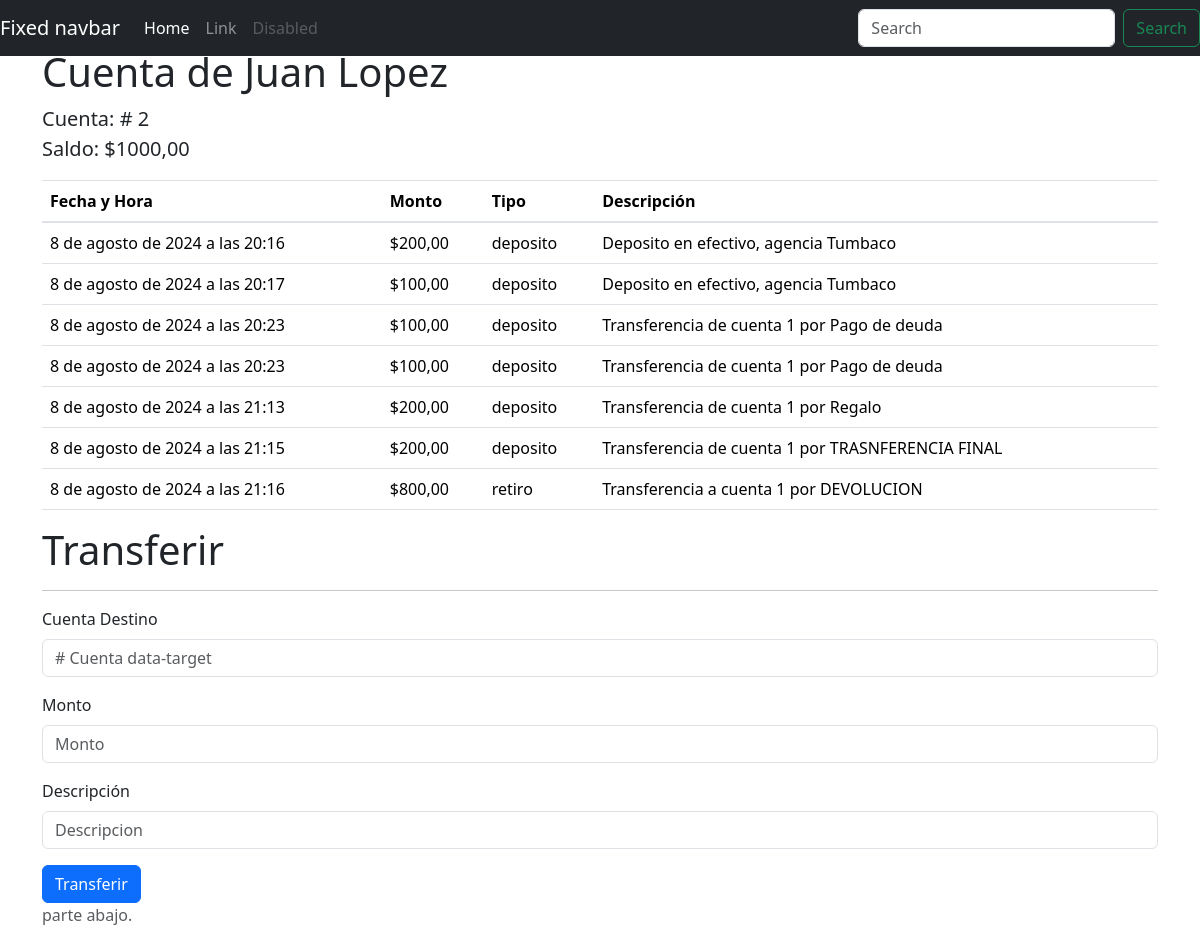
Before: /movimientos/2 (signed in) with the older database file.
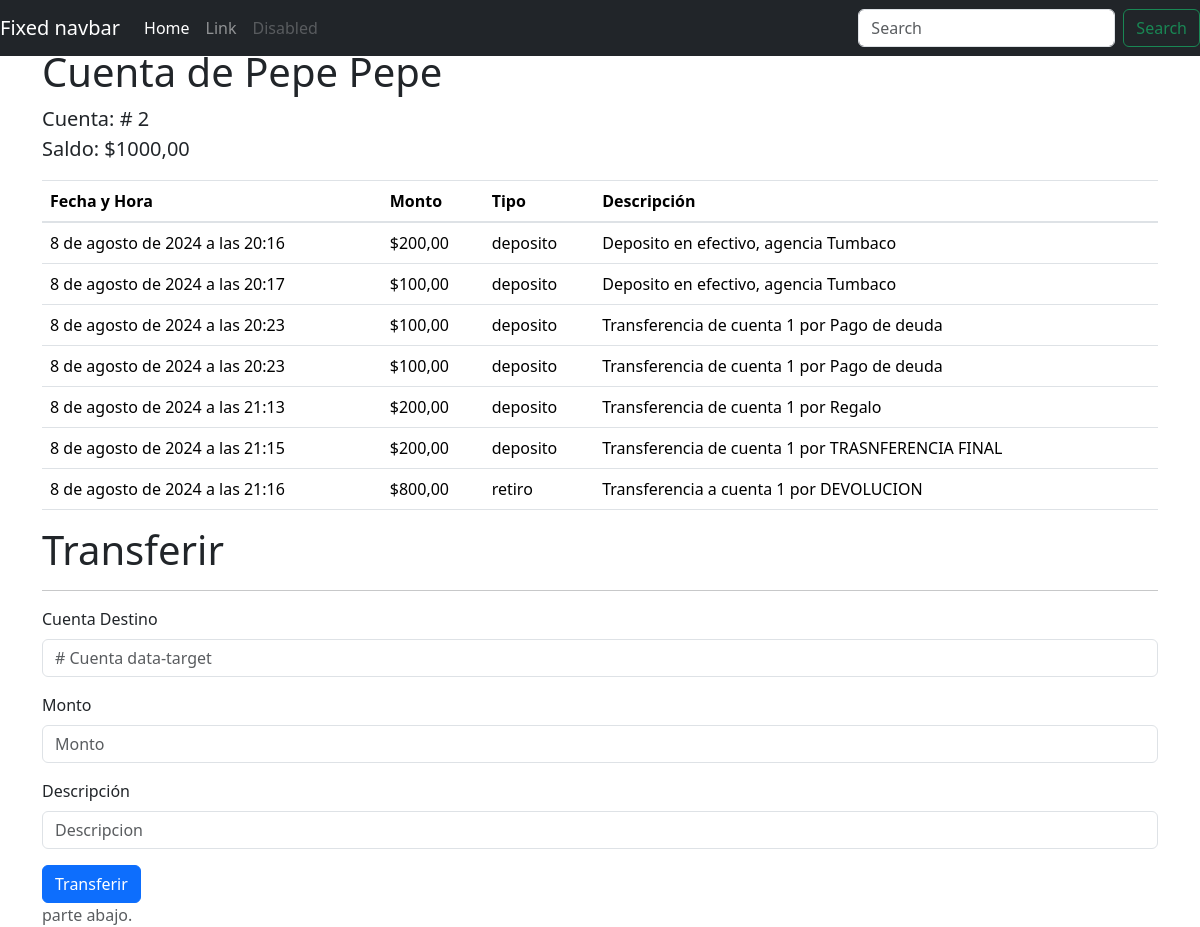
After: the same page with the newer database file.
### cuentas/models.py (models this page shows, shortened)
class Cuenta(models.Model):
    cliente = models.ForeignKey(Cliente, on_delete=models.CASCADE, related_name='cuentas')
    saldo = models.DecimalField(max_digits=10, decimal_places=2)
    def __str__(self):
        return f"{self.id} {self.cliente}"

class Cliente(models.Model):
    nombre = models.CharField(max_length=50)
    apellido = models.CharField(max_length=50)
    cedula = models.CharField(max_length=12, unique=True)
    user = models.OneToOneField(User, related_name='cliente', on_delete=models.CASCADE, null=True, blank=True)
    def __str__(self):
        return self.nombre + ' ' + self.apellido

### cuentas/views.py (the view)
# urls.py: path('movimientos/<int:cuenta_id>', ver_movimientos, name='ver_movimientos_cuenta'),
@login_required
def ver_movimientos(request, cuenta_id):
    cuenta = get_object_or_404(Cuenta, id = cuenta_id)
    if cuenta.cliente.user != request.user and not request.user.is_superuser:
        return HttpResponse("No tienes acceso a esta cuenta")
    movimientos = cuenta.movimientos.all()
    contenido = {
        'cuenta': cuenta,
        'movimientos': movimientos
    }
    return render(request, 'movimientos.html', contenido)

### cuentas/templates/movimientos.html (shortened to what this page needs)
<!doctype html>
<html lang="es">
  <head>
    <link href="https://getbootstrap.com/docs/4.0/dist/css/bootstrap.min.css" rel="stylesheet">
    <link href="https://getbootstrap.com/docs/4.0/examples/sticky-footer-navbar/sticky-footer-navbar.css" rel="stylesheet">
  </head>
  <body>
    <header>
      <nav class="navbar navbar-expand-md navbar-dark fixed-top bg-dark">
        <a class="navbar-brand" href="#">Fixed navbar</a>
        <div class="collapse navbar-collapse" id="navbarCollapse">
          <ul class="navbar-nav mr-auto">
            <li class="nav-item active">
              <a class="nav-link" href="#">Home <span class="sr-only">(current)</span></a>
            </li>
            <li class="nav-item">
              <a class="nav-link" href="#">Link</a>
            </li>
            <li class="nav-item">
              <a class="nav-link disabled" href="#">Disabled</a>
            </li>
          </ul>
          <form class="form-inline mt-2 mt-md-0">
            <input class="form-control mr-sm-2" type="text" placeholder="Search" aria-label="Search">
            <button class="btn btn-outline-success my-2 my-sm-0" type="submit">Search</button>
          </form>
        </div>
      </nav>
    </header>
    <main role="main" class="container">
      <h1 class="mt-5">Cuenta de {{cuenta.cliente.nombre}} {{cuenta.cliente.apellido}}</h1>
      <p class="lead">
        Cuenta: # {{cuenta.id}}
        <br>
        Saldo: ${{cuenta.saldo}}
      </p>
      <table class="table">
        <thead>
           <tr>
               <th>Fecha y Hora</th>
               <th>Monto</th>
               <th>Tipo</th>
               <th>Descripción</th>
           </tr>
        </thead>
       {% for m in movimientos %}
           <tr>
               <td>{{m.fecha_y_hora}}</td>
               <td>${{m.monto}}</td>
               <td>{{m.tipo}}</td>
               <td>{{m.descripcion}}</td>
           </tr>
       {% endfor %}
       </table>
       <h1>Transferir</h1>
       <hr>
       <form action="http://localhost:8000/transferir" method="POST">
        <div class="form-group">
          <label  for="cuenta_destino">Cuenta Destino</label>
          <input name="cuenta_destino" type="text" class="form-control" id="cuenta_destino"  placeholder="# Cuenta data-target">
        </div>
        <div class="form-group">
          <label for="monto">Monto</label>
          <input name="monto" type="text" class="form-control" id="monto"  placeholder="Monto">
        </div>
        <div class="form-group">
          <label for="descripcion">Descripción</label>
          <input name="descripcion" type="text" class="form-control" id="descripcion"  placeholder="Descripcion">
        </div>
        <button type="submit" class="btn btn-primary">Transferir</button>
      </form>
    </main>
    <footer class="footer">
      <div class="container">
        <span class="text-muted">parte abajo.</span>
      </div>
    </footer>
    <link href="https://cdn.jsdelivr.net/npm/bootstrap@5.3.3/dist/css/bootstrap.min.css" rel="stylesheet">
  </body>
</html>

Changed rows visible on the page:
changed through a linked row, Cuenta id 2: cliente.nombre "Juan" → "Pepe"; cliente.apellido "Lopez" → "Pepe"
